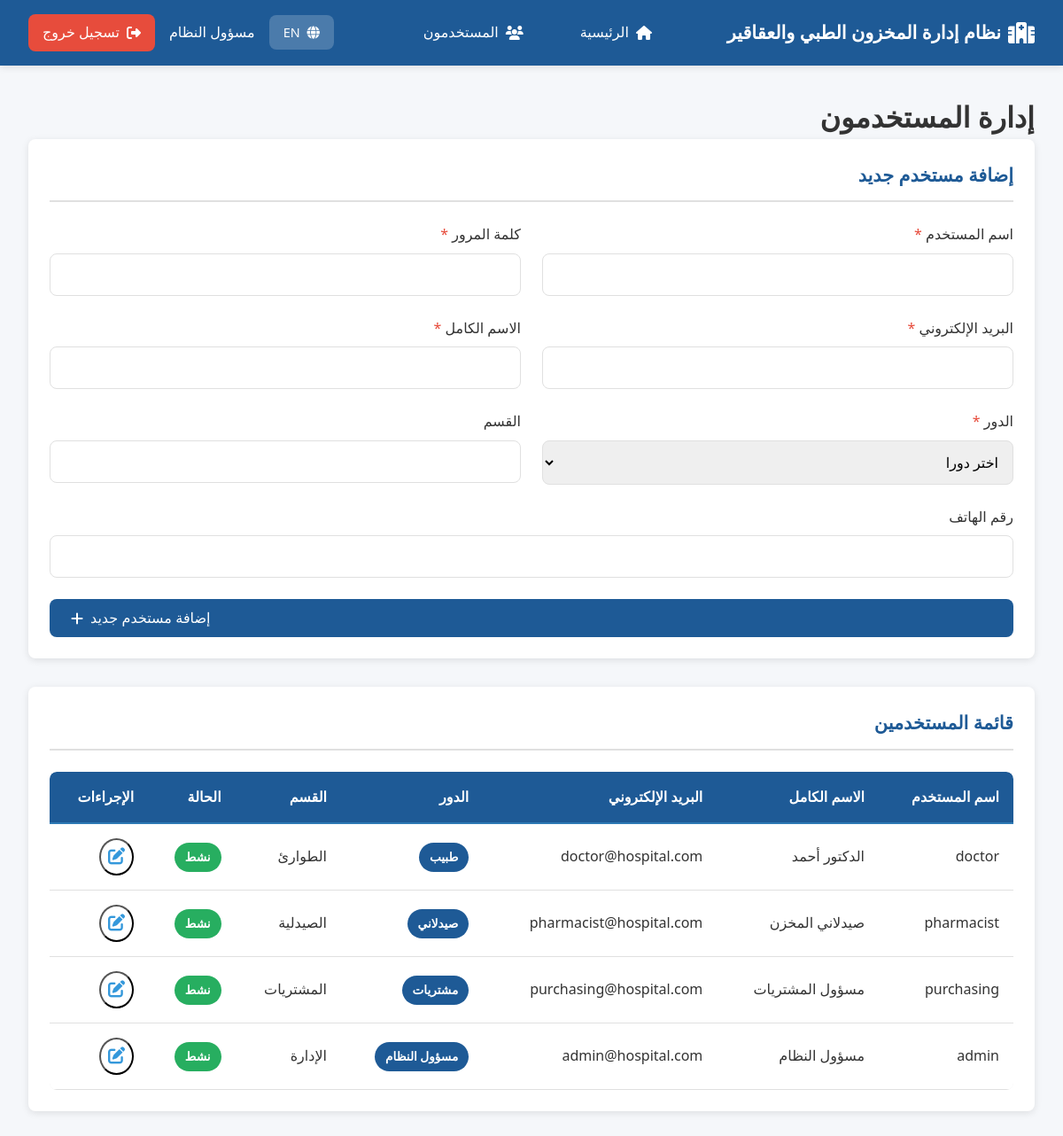
The app's page /index.php?page=users (signed in) with its own data.
### tables this page shows
CREATE TABLE `users` (
  `user_id` int(11) NOT NULL,
  `username` varchar(50) NOT NULL,
  `password` varchar(255) NOT NULL,
  `email` varchar(100) NOT NULL,
  `full_name` varchar(100) NOT NULL,
  `role` enum('admin','pharmacist','purchasing','doctor') NOT NULL,
  `department` varchar(100) DEFAULT NULL,
  `phone` varchar(20) DEFAULT NULL,
  `is_active` tinyint(1) DEFAULT 1,
  `created_at` timestamp NOT NULL DEFAULT current_timestamp(),
  `updated_at` timestamp NOT NULL DEFAULT current_timestamp() ON UPDATE current_timestamp()
);

### config.php (called while the page is built, shortened)
<?php
function escape($data) {
    return htmlspecialchars($data, ENT_QUOTES, 'UTF-8');
}
?>

### pages/users.php (the view, shortened to what this page needs)
<?php
$stmt = $pdo->prepare("SELECT * FROM users ORDER BY full_name");
$stmt->execute();
$users = $stmt->fetchAll();
?>
<!DOCTYPE html>
<html lang="<?php echo $_SESSION['lang']; ?>" dir="<?php echo $_SESSION['lang'] === 'ar' ? 'rtl' : 'ltr'; ?>">
<head>
    <link rel="stylesheet" href="css/style.css">
    <link rel="stylesheet" href="https://cdnjs.cloudflare.com/ajax/libs/font-awesome/6.4.0/css/all.min.css">
</head>
<body>
    <div class="dashboard-container">
        <header class="navbar">
            <div class="navbar-content">
                <div class="navbar-brand">
                    <i class="fas fa-hospital"></i>
                    <span><?php echo $lang['site_name']; ?></span>
                </div>
                <nav class="navbar-menu">
                    <ul>
                        <li><a href="index.php?page=dashboard"><i class="fas fa-home"></i> <?php echo $lang['home']; ?></a></li>
                        <li><a href="index.php?page=users"><i class="fas fa-users"></i> <?php echo $lang['users']; ?></a></li>
                    </ul>
                </nav>
                <div class="navbar-user">
                    <a href="switch_lang.php?lang=<?php echo $_SESSION['lang'] === 'ar' ? 'en' : 'ar'; ?>" class="lang-toggle">
                        <i class="fas fa-globe"></i>
                        <?php echo $_SESSION['lang'] === 'ar' ? 'EN' : 'AR'; ?>
                    </a>
                    <span class="user-name"><?php echo escape($_SESSION['full_name']); ?></span>
                    <a href="index.php?page=logout" class="btn-logout">
                        <i class="fas fa-sign-out-alt"></i> <?php echo $lang['logout']; ?>
                    </a>
                </div>
            </div>
        </header>
        <main class="dashboard-content">
            <div class="container">
                <h1><?php echo $lang['user_management']; ?></h1>
                <section class="form-section">
                    <h2><?php echo $lang['add_new_user']; ?></h2>
                    <form method="POST" class="form-container">
                        <div class="form-row">
                            <div class="form-group form-half">
                                <label for="username"><?php echo $lang['username']; ?> <span class="required"><?php echo $lang['required_field']; ?></span></label>
                                <input type="text" id="username" name="username" class="form-control" required>
                            </div>
                            <div class="form-group form-half">
                                <label for="password"><?php echo $lang['password']; ?> <span class="required"><?php echo $lang['required_field']; ?></span></label>
                                <input type="password" id="password" name="password" class="form-control" required>
                            </div>
                        </div>
                        <div class="form-row">
                            <div class="form-group form-half">
                                <label for="email"><?php echo $lang['email']; ?> <span class="required"><?php echo $lang['required_field']; ?></span></label>
                                <input type="email" id="email" name="email" class="form-control" required>
                            </div>
                            <div class="form-group form-half">
                                <label for="full_name"><?php echo $lang['full_name']; ?> <span class="required"><?php echo $lang['required_field']; ?></span></label>
                                <input type="text" id="full_name" name="full_name" class="form-control" required>
                            </div>
                        </div>
                        <div class="form-row">
                            <div class="form-group form-half">
                                <label for="role"><?php echo $lang['role']; ?> <span class="required"><?php echo $lang['required_field']; ?></span></label>
                                <select id="role" name="role" class="form-control" required>
                                    <option value=""> <?php echo $_SESSION['lang'] === 'ar' ? 'اختر دورا' : 'Choose a role'; ?> </option>
                                </select>
                            </div>
                            <div class="form-group form-half">
                                <label for="department"><?php echo $lang['department']; ?></label>
                                <input type="text" id="department" name="department" class="form-control">
                            </div>
                        </div>
                        <div class="form-row">
                            <div class="form-group form-full">
                                <label for="phone"><?php echo $lang['phone']; ?></label>
                                <input type="text" id="phone" name="phone" class="form-control">
                            </div>
                        </div>
                        <button type="submit" name="add_user" class="btn btn-primary">
                            <i class="fas fa-plus"></i> <?php echo $lang['add_new_user']; ?>
                        </button>
                    </form>
                </section>
                <section class="table-section">
                    <h2><?php echo $lang['user_list']; ?></h2>
                    <div class="table-responsive">
                        <table class="data-table">
                            <thead>
                                <tr>
                                    <th><?php echo $lang['username']; ?></th>
                                    <th><?php echo $lang['full_name']; ?></th>
                                    <th><?php echo $lang['email']; ?></th>
                                    <th><?php echo $lang['role']; ?></th>
                                    <th><?php echo $lang['department']; ?></th>
                                    <th><?php echo $lang['status']; ?></th>
                                    <th><?php echo $lang['actions']; ?></th>
                                </tr>
                            </thead>
                            <tbody>
                                <?php foreach ($users as $user): ?>
                                    <tr>
                                        <td><?php echo escape($user['username']); ?></td>
                                        <td><?php echo escape($user['full_name']); ?></td>
                                        <td><?php echo escape($user['email']); ?></td>
                                        <td>
                                            <span class="badge badge-role">
                                                <?php
                                                $roles = [
                                                    'admin' => $lang['admin'],
                                                    'pharmacist' => $lang['pharmacist'],
                                                    'purchasing' => $_SESSION['lang'] === 'ar' ? 'مشتريات' : 'Purchasing',
                                                    'doctor' => $lang['doctor']
                                                ];
                                                echo $roles[$user['role']] ?? $user['role'];
                                                ?>
                                            </span>
                                        </td>
                                        <td><?php echo escape($user['department'] ?? '-'); ?></td>
                                        <td>
                                            <span class="badge <?php echo $user['is_active'] ? 'badge-active' : 'badge-inactive'; ?>">
                                                <?php echo $user['is_active'] ? $lang['active'] : $lang['inactive']; ?>
                                            </span>
                                        </td>
                                        <td>
                                            <button class="btn-icon btn-edit" title="<?php echo $lang['edit']; ?>" onclick="openEditModal(<?php echo $user['user_id']; ?>, '<?php echo escape(json_encode($user)); ?>')">
                                                <i class="fas fa-edit"></i>
                                            </button>
                                        </td>
                                    </tr>
                                <?php endforeach; ?>
                            </tbody>
                        </table>
                    </div>
                </section>
            </div>
        </main>
    </div>
</body>
</html>

### records on screen
users: username "doctor", full_name "الدكتور أحمد", email "doctor@hospital.com", role "طبيب", department "الطوارئ"
users: username "pharmacist", full_name "صيدلاني المخزن", email "pharmacist@hospital.com", role "صيدلاني", department "الصيدلية"
users: username "purchasing", full_name "مسؤول المشتريات", email "purchasing@hospital.com", role "مشتريات", department "المشتريات"
users: username "admin", full_name "مسؤول النظام", email "admin@hospital.com", role "مسؤول النظام", department "الإدارة"

### other values on screen
$lang['site_name'] "نظام إدارة المخزون الطبي والعقاقير"
$lang['home'] "الرئيسية"
$lang['users'] "المستخدمون"
$_SESSION['full_name'] "مسؤول النظام"
$lang['logout'] "تسجيل خروج"
$lang['user_management'] "إدارة المستخدمون"
$lang['add_new_user'] "إضافة مستخدم جديد"
$lang['username'] "اسم المستخدم"
$lang['required_field'] "*"
$lang['password'] "كلمة المرور"
$lang['email'] "البريد الإلكتروني"
$lang['full_name'] "الاسم الكامل"
$lang['role'] "الدور"
$lang['department'] "القسم"
$lang['phone'] "رقم الهاتف"
